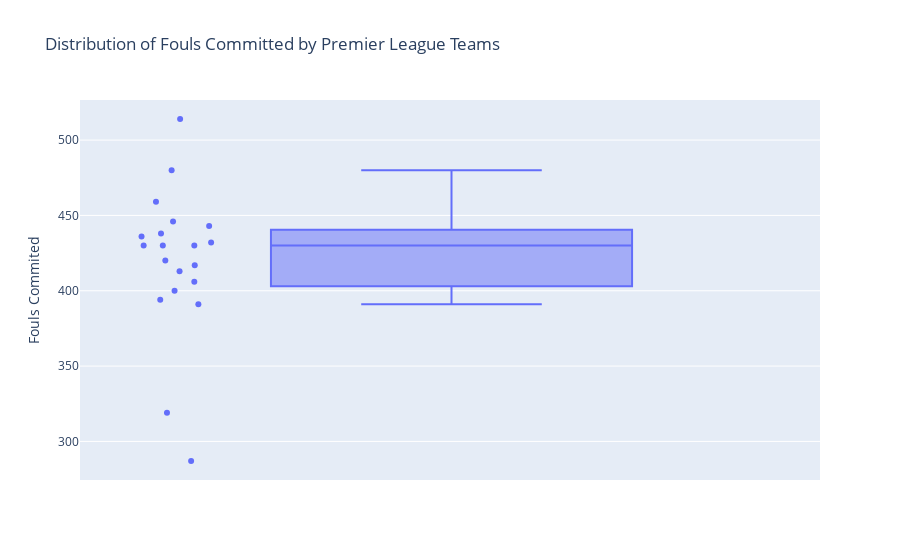

The notebook cell saved with this chart:
### Code cell
fig = px.box(df_team_fouls,
             y='Fouls Commited',
             points='all',
             hover_data=["Team"],
             title='Distribution of Fouls Committed by Premier League Teams')
fig.write_image('../images/fouls_committed_box.png')
fig.show()
img_bytes = fig.to_image(format="png")
display(Image(img_bytes))

### Figure 1 — Plotly figure (JSON) as saved in the notebook; plotly's stock layout.template omitted (floating-point values rounded to 4 significant figures)
{"data": [{"alignmentgroup": "True", "boxpoints": "all", "customdata": [["Arsenal"], ["Aston Villa"], ["Bournemouth"], ["Brentford"], ["Brighton"], ["Chelsea"], ["Crystal Palace"], ["Everton"], ["Fulham"], ["Ipswich"], ["Leicester"], ["Liverpool"], ["Man City"], ["Man United"], ["Newcastle"], ["Nott'm Forest"], ["Southampton"], ["Tottenham"], ["West Ham"], ["Wolves"]], "hovertemplate": "Fouls Commited=%{y}<br>Team=%{customdata[0]}<extra></extra>", "legendgroup": "", "marker": {"color": "#636efa"}, "name": "", "notched": false, "offsetgroup": "", "orientation": "v", "showlegend": false, "type": "box", "x0": " ", "xaxis": "x", "y": [400, 406, 514, 319, 438, 436, 417, 430, 432, 430, 420, 430, 287, 413, 394, 391, 459, 446, 443, 480], "y0": " ", "yaxis": "y"}], "layout": {"boxmode": "group", "legend": {"tracegroupgap": 0}, "title": {"text": "Distribution of Fouls Committed by Premier League Teams"}, "xaxis": {"anchor": "y", "domain": [0, 1]}, "yaxis": {"anchor": "x", "domain": [0, 1], "title": {"text": "Fouls Commited"}}}}
